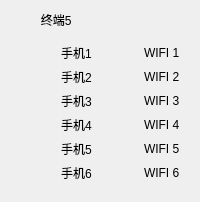
     <widget class="QWidget" name="widget_5" native="true">
      <layout class="QGridLayout" name="gridLayout_6">
       <item row="0" column="0">
        <layout class="QVBoxLayout" name="verticalLayout_5">
         <item>
          <widget class="QLabel" name="terminal_label_5">
           <property name="text">
            <string>         终端5</string>
           </property>
          </widget>
         </item>
         <item>
          <widget class="QWidget" name="widget_32" native="true">
           <layout class="QGridLayout" name="gridLayout_32">
            <item row="1" column="0">
             <widget class="LightButton" name="PhonelightButton5_2" native="true"/>
            </item>
            <item row="2" column="0">
             <widget class="LightButton" name="PhonelightButton5_3" native="true"/>
            </item>
            <item row="0" column="2">
             <widget class="LightButton" name="WifilightButton5_1" native="true"/>
            </item>
            <item row="4" column="2">
             <widget class="LightButton" name="WifilightButton5_5" native="true"/>
            </item>
            <item row="5" column="0">
             <widget class="LightButton" name="PhonelightButton5_6" native="true"/>
            </item>
            <item row="0" column="0">
             <widget class="LightButton" name="PhonelightButton5_1" native="true"/>
            </item>
            <item row="5" column="2">
             <widget class="LightButton" name="WifilightButton5_6" native="true"/>
            </item>
            <item row="1" column="2">
             <widget class="LightButton" name="WifilightButton5_2" native="true"/>
            </item>
            <item row="2" column="2">
             <widget class="LightButton" name="WifilightButton5_3" native="true"/>
            </item>
            <item row="3" column="2">
             <widget class="LightButton" name="WifilightButton5_4" native="true"/>
            </item>
            <item row="4" column="0">
             <widget class="LightButton" name="PhonelightButton5_5" native="true"/>
            </item>
            <item row="3" column="0">
             <widget class="LightButton" name="PhonelightButton5_4" native="true"/>
            </item>
            <item row="0" column="3">
             <widget class="QLabel" name="WifiLabel5_1">
              <property name="text">
               <string>WIFI 1</string>
              </property>
             </widget>
            </item>
            <item row="4" column="3">
             <widget class="QLabel" name="WifiLabel5_5">
              <property name="text">
               <string>WIFI 5</string>
              </property>
             </widget>
            </item>
            <item row="3" column="3">
             <widget class="QLabel" name="WifiLabel5_4">
              <property name="text">
               <string>WIFI 4</string>
              </property>
             </widget>
            </item>
            <item row="3" column="1">
             <widget class="QLabel" name="PhoneLabel5_4">
              <property name="text">
               <string>手机4</string>
              </property>
             </widget>
            </item>
            <item row="0" column="1">
             <widget class="QLabel" name="PhoneLabel5_1">
              <property name="text">
               <string>手机1</string>
              </property>
             </widget>
            </item>
            <item row="2" column="1">
             <widget class="QLabel" name="PhoneLabel5_3">
              <property name="text">
               <string>手机3</string>
              </property>
             </widget>
            </item>
            <item row="4" column="1">
             <widget class="QLabel" name="PhoneLabel5_5">
              <property name="text">
               <string>手机5</string>
              </property>
             </widget>
            </item>
            <item row="5" column="1">
             <widget class="QLabel" name="PhoneLabel5_6">
              <property name="text">
               <string>手机6</string>
              </property>
             </widget>
            </item>
            <item row="1" column="1">
             <widget class="QLabel" name="PhoneLabel5_2">
              <property name="text">
               <string>手机2</string>
              </property>
             </widget>
            </item>
            <item row="5" column="3">
             <widget class="QLabel" name="WifiLabel5_6">
              <property name="text">
               <string>WIFI 6</string>
              </property>
             </widget>
            </item>
            <item row="2" column="3">
             <widget class="QLabel" name="WifiLabel5_3">
              <property name="text">
               <string>WIFI 3</string>
              </property>
             </widget>
            </item>
            <item row="1" column="3">
             <widget class="QLabel" name="WifiLabel5_2">
              <property name="text">
               <string>WIFI 2</string>
              </property>
             </widget>
            </item>
           </layout>
          </widget>
         </item>
        </layout>
       </item>
      </layout>
     </widget>
